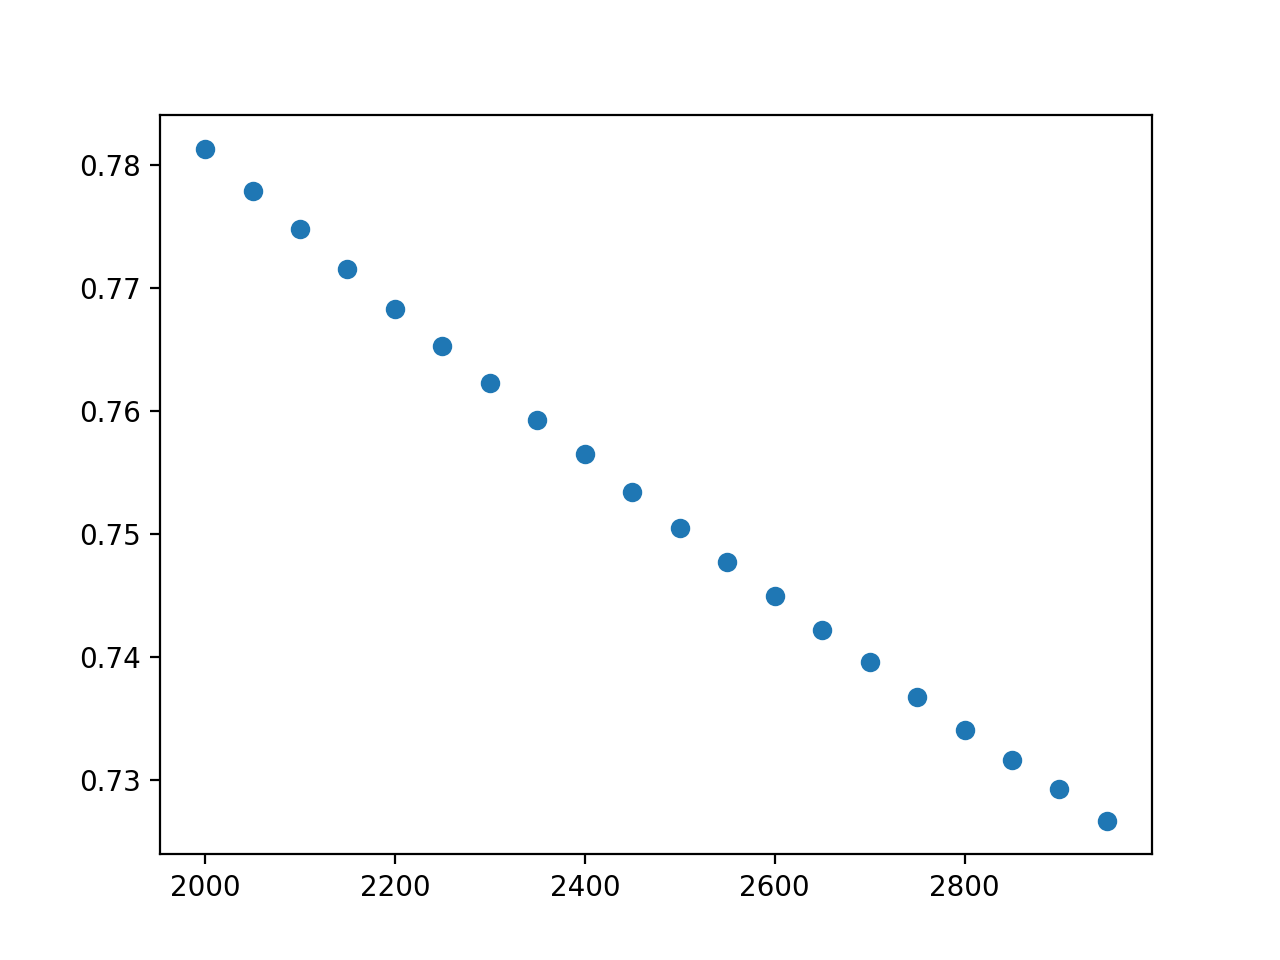

This figure's Python source:
import argparse
import numpy as np
import matplotlib.pyplot as plot

def main():
    parser = argparse.ArgumentParser()
    parser.add_argument('filenames', nargs = '+', type = str)
    args = parser.parse_args()

    fig, ax = plot.subplots()

    for i, fn in enumerate(args.filenames):
        data = np.loadtxt(fn, dtype = float)
        X = np.arange(3000)
        Y = data
        ax.scatter(X[2000:3000:50], Y[2000:3000:50])

    fig.savefig('plot.png', dpi = 200)
    
if __name__ == '__main__':
    main()
